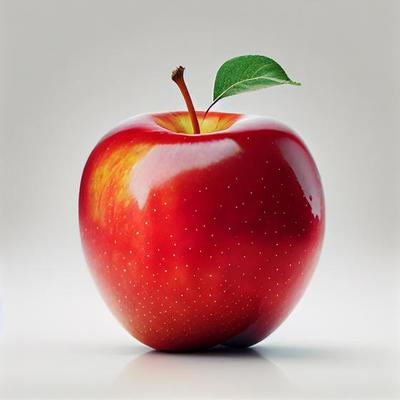
#> input picture Tasks/apple_image.jpg, 400 x 400 px
$ python test_white.py
#> lines starting #> are read from the running program, lines starting #| are printed output that depends on the picture
import cv2
import numpy as np

# Load the apple image
apple_img = cv2.imread("apple_image.jpg")  # Make sure the image path is correct
#> apple_img is the input picture: shape (400, 400, 3); mean B, G, R 155.2, 157.9, 195.1
apple_img = cv2.resize(apple_img, (512, 512))  # Resize apple image to 512x512
#> apple_img: shape (512, 512, 3)

# Create a blank image with the size of 4 rows and 7 columns of 512x512 images
blank_image = np.zeros((4 * 512, 7 * 512, 3), dtype=np.uint8)

# Define the sequence of the apple image positions in the 4x7 grid (array1)
array1 = [25, 26, 27, 28, 21, 14, 7, 6, 5, 4, 3, 2, 1, 8, 15, 22, 23, 24]

# Grid size
rows, cols = 4, 7
pixel_size = 512  # Size of each apple image (512x512)

# Place the apple images in sequential order in the blank image
for idx in array1:
    # Convert the linear index to row and column in a 4x7 grid
    row = (idx - 1) // cols  # Calculate the row (index starts from 1, so subtract 1)
    col = (idx - 1) % cols   # Calculate the column

    # Calculate the position to place the apple image
    x_start = col * pixel_size
    y_start = row * pixel_size

    # Place the apple image at the calculated position
    blank_image[y_start:y_start + pixel_size, x_start:x_start + pixel_size] = apple_img

    # Resize the blank image to fit within a smaller window while maintaining aspect ratio
    height, width = blank_image.shape[:2]
    max_dim = 700  # Maximum dimension for the resized image (width or height)

    # Calculate the scale factor to fit within max_dim
    scale_factor = min(max_dim / width, max_dim / height)

    # Resize the image
    resized_image = cv2.resize(blank_image, (int(width * scale_factor), int(height * scale_factor)))

    # Show the resized image
    cv2.imshow("Animation", resized_image)

    # Introduce a small delay for the animation effect
    cv2.waitKey(200)  # Adjust the delay as per your preference
#> this loop made 18 passes
#> pass 1, `resized_image = cv2.resize(blank_image, (int(width * scale_factor), in..`:
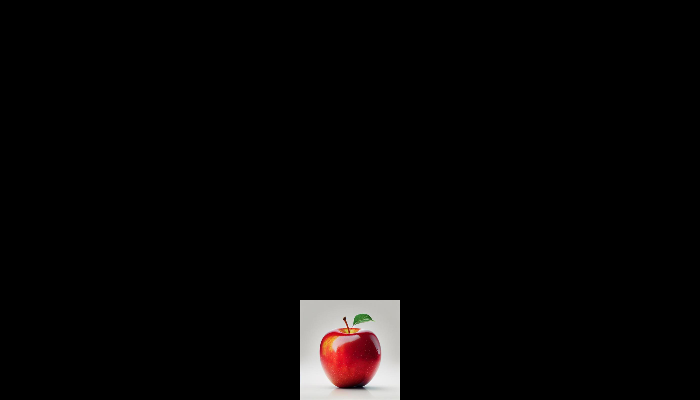
#> resized_image: shape (400, 700, 3); mean of channels 0, 1, 2 5.5, 5.6, 7; drawn as B, G, R
#> pass 2, `resized_image = cv2.resize(blank_image, (int(width * scale_factor), in..`:
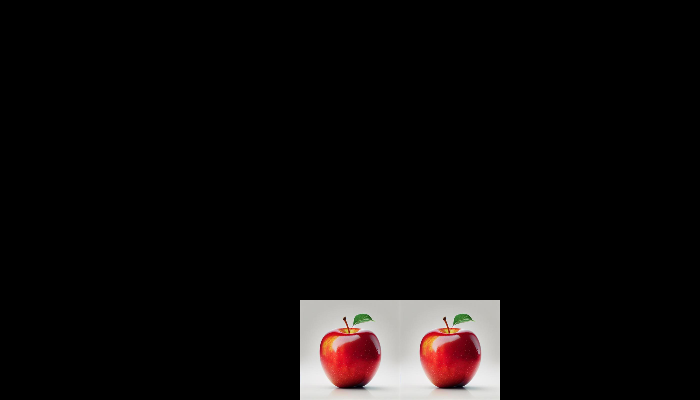
#> resized_image: shape (400, 700, 3); mean of channels 0, 1, 2 11.1, 11.3, 13.9; drawn as B, G, R
#> pass 3, `resized_image = cv2.resize(blank_image, (int(width * scale_factor), in..`:
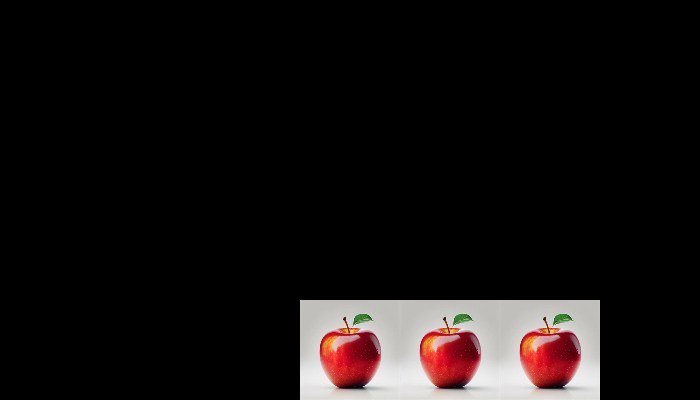
#> resized_image: shape (400, 700, 3); mean of channels 0, 1, 2 16.6, 16.9, 20.9; drawn as B, G, R
#> after the loop:
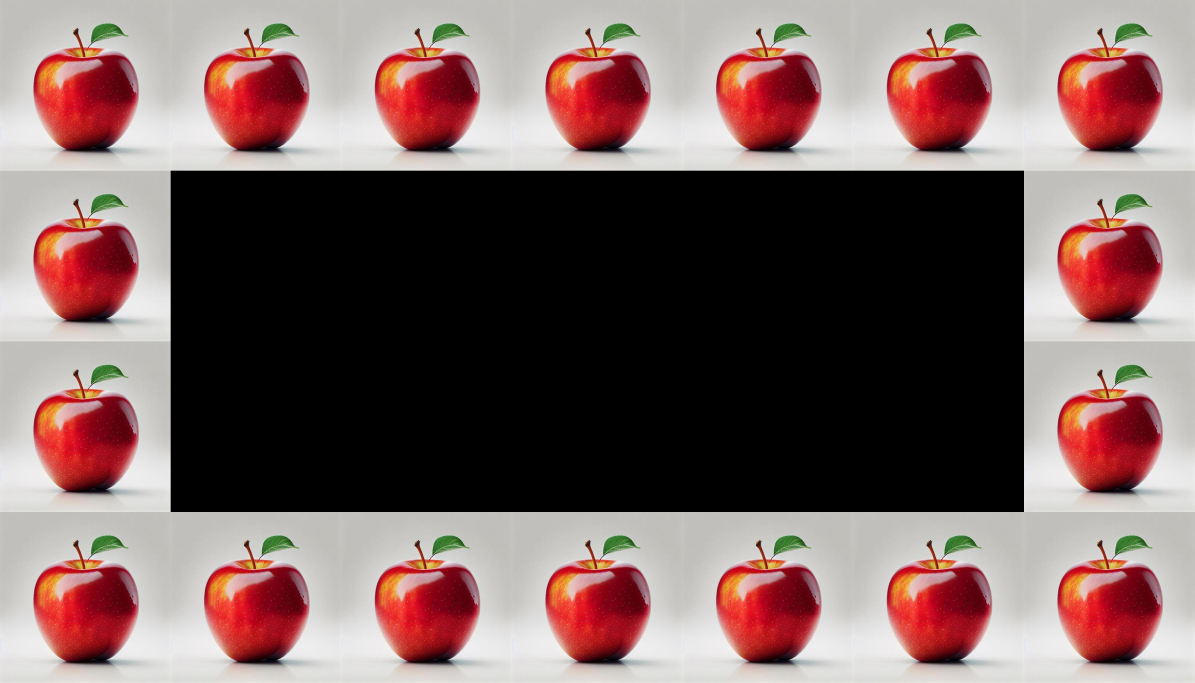
#> blank_image: shape (2048, 3584, 3) (shown at 1/3 size); mean B, G, R 99.7, 101.5, 125.4

# Close the window after animation is complete
cv2.destroyAllWindows()
